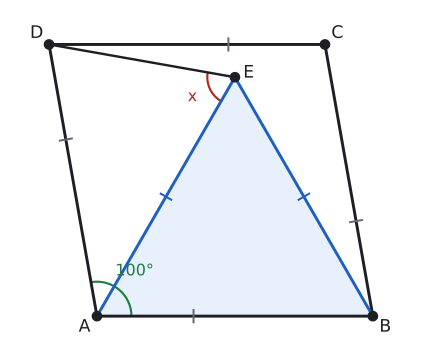

Reproduce this figure in Python.
import sys; sys.path.insert(0, "tools")
from cizim import *

P = lambda x, y: np.array([float(x), float(y)])
uz = lambda U, V: round(float(np.linalg.norm(U - V)), 4)
def acisi(K, U, V):
    u, v = U - K, V - K
    return round(float(np.degrees(np.arccos(np.dot(u, v) / np.linalg.norm(u) / np.linalg.norm(v)))), 3)
def birim(U, V):
    t = (V - U) / np.linalg.norm(V - U); return t, np.array([-t[1], t[0]])
def cetik(U, V, n=1, renk=SOLUK, f=0.5):
    M = U + f * (V - U); t, m = birim(U, V)
    for i in range(n):
        c = M + (i - (n - 1) / 2) * 0.2 * S * t
        ax.plot(*zip(c - 0.22 * S * m, c + 0.22 * S * m), color=renk, lw=1.5)
def olcu(U, V, metin, d=0.5, renk=YAZI, fs=13, f=0.5):
    """[UV] üzerinde f oranındaki noktaya, U->V yönünün soluna d*S uzağa yazı (d < 0: sağına)."""
    M = U + f * (V - U); _, m = birim(U, V)
    ax.text(*(M + d * S * m), metin, ha="center", va="center", color=renk, fontsize=fs)
def dik_isareti(K, U, V, r=0.4):
    a_ = (U - K) / np.linalg.norm(U - K) * r * S; b_ = (V - K) / np.linalg.norm(V - K) * r * S
    ax.plot(*zip(K + a_, K + a_ + b_, K + b_), color=SOLUK, lw=1.3)
def harf(Q, metin, dx, dy, renk=YAZI, fs=13):
    ax.text(Q[0] + dx * S, Q[1] + dy * S, metin, ha="center", va="center", color=renk, fontsize=fs)
def cizgi(U, V, renk=YAZI, lw=2.2, ls="-"):
    ax.plot(*zip(U, V), color=renk, lw=lw, ls=ls)
def basla(xmin, xmax, ymin, ymax, en=5.5):
    global fig, ax
    fig, ax = sekil(en, en * (ymax - ymin) / (xmax - xmin))
    ax.set_aspect("equal"); ax.axis("off"); ax.set_xlim(xmin, xmax); ax.set_ylim(ymin, ymax)
def dortgen(A, B, C, D, dolgu=None):
    if dolgu: ax.add_patch(patches.Polygon([A, B, C, D], closed=True, facecolor=dolgu, edgecolor="none"))
    ax.plot(*zip(A, B, C, D, A), color=YAZI)
    for Q in (A, B, C, D): nokta(ax, *Q, "")
def ucgen_dolgu(U, V, W, renk):
    ax.add_patch(patches.Polygon([U, V, W], closed=True, facecolor=renk, edgecolor="none"))
def eskenar(a, derece):
    """A(0,0), B(a,0), A'daki açı derece olan eşkenar dörtgen; E köşegenlerin kesişimi."""
    t = np.radians(derece)
    A, B, D = P(0, 0), P(a, 0), P(a * np.cos(t), a * np.sin(t)); C = B + D
    return A, B, C, D, (A + C) / 2
def koseler(A, B, C, D):
    harf(A, "A", -0.45, -0.4); harf(B, "B", 0.45, -0.4); harf(C, "C", 0.45, 0.4); harf(D, "D", -0.45, 0.4)

# Alıştırma 7: m(DAB) = 100°, ABE eşkenar üçgen, E içeride. |AD| = |AE| → m(AED) = 70°.
A, B, C, D, _ = eskenar(6, 100)
E = P(3, 3 * np.sqrt(3))
s, t_ = np.linalg.solve(np.array([B - A, D - A]).T, E - A)
S = 6 / 10
print("ic mi", round(s, 3), round(t_, 3), "AE", uz(A, E), "BE", uz(B, E), "DAE", acisi(A, D, E), "AED", acisi(E, A, D), "ADE", acisi(D, A, E))
xs = [A[0], B[0], C[0], D[0]]; ys = [A[1], B[1], C[1], D[1]]
basla(min(xs) - 0.9, max(xs) + 0.9, min(ys) - 0.8, max(ys) + 0.8)
dortgen(A, B, C, D); koseler(A, B, C, D)
ucgen_dolgu(A, B, E, MAVI_ACIK)
cizgi(A, E, MAVI); cizgi(B, E, MAVI); cizgi(D, E, YAZI, 1.8)
nokta(ax, *E, ""); harf(E, "E", 0.5, 0.15)
aci(ax, A, B, D, r=0.75, ad="100°", renk=YESIL)
aci(ax, E, A, D, r=0.6, ad="x", renk=KIRMIZI)
for U, V in ((A, B), (B, C), (C, D), (D, A)): cetik(U, V, f=0.35)
cetik(A, E, 1, MAVI); cetik(B, E, 1, MAVI)
kaydet(fig, __file__)
